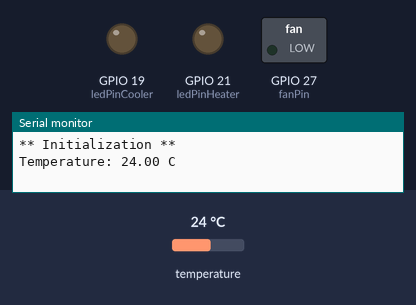
A sketch run on a simulated ESP32. Shown: switched loads named in the sketch (green lamp = pin HIGH), output pins drawn as LEDs (lit = HIGH), the last lines printed to the serial monitor. Inputs (shaded band) come from the test bench; at power-on: temperature 24 °C.

Above: at 3.2 s.
3.3 s: temperature set to 20.6 °C
5.8 s: temperature set to 19.6 °C
At 7.5 s:
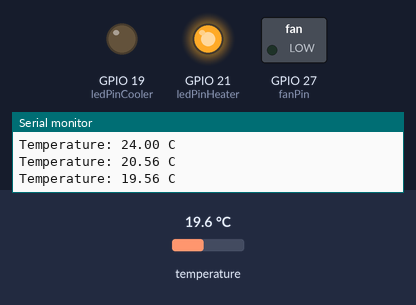
8.3 s: temperature set to 28 °C
At 11.0 s:
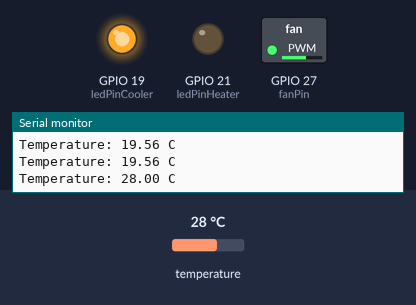
11.3 s: temperature set to 29.4 °C
At 12.5 s:
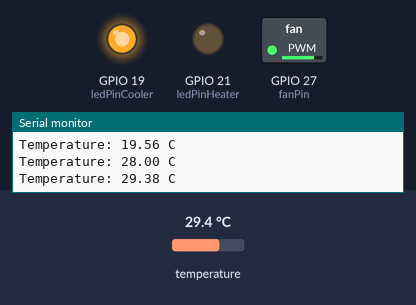
Timing chart, 0 to 14.3 s (numbered marks = the images above; inputs shaded):
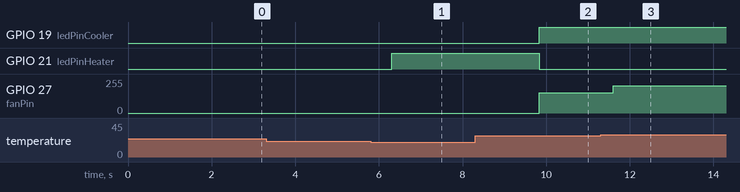

The sketch:

cleanedup.ino
```cpp
// Pin Definitions
const int tempSensorPin = 23;   // Temperature sensor pin
const int ledPinCooler = 19;    // Cooler LED pin (Green)
const int ledPinHeater = 21;    // Heater LED pin (Red)
const int fanPin = 27;          // Fan pin
const int pwmChannel = 0;       // PWM channel for fan control

// Thresholds
float upperThreshold = 25.0;    // Upper temperature threshold for cooling (SH)
float lowerThreshold = 20.0;    // Lower temperature threshold for heating (SB)

// Libraries
#include <OneWire.h>
#include <DallasTemperature.h>

// Objects initialization
OneWire oneWire(tempSensorPin);
DallasTemperature tempSensor(&oneWire);

// Setup function
void setup() {
  Serial.begin(9600);
  Serial.println("** Initialization **");

  // Temperature sensor setup
  tempSensor.begin();
  delay(2000); // Wait for sensor to initialize

  // LED pins setup
  pinMode(ledPinCooler, OUTPUT);
  pinMode(ledPinHeater, OUTPUT);

  // Fan setup
  pinMode(fanPin, OUTPUT);
  ledcAttachPin(fanPin, pwmChannel);
  ledcSetup(pwmChannel, 25000, 8);

  // Initially turn off LEDs and fan
  digitalWrite(ledPinCooler, LOW);
  digitalWrite(ledPinHeater, LOW);
  ledcWrite(pwmChannel, 0); // Turn off fan
}

// Loop function
void loop() {
  // Read temperature
  float temperature;
  tempSensor.requestTemperaturesByIndex(0);
  temperature = tempSensor.getTempCByIndex(0);
  Serial.print("Temperature: ");
  Serial.print(temperature);
  Serial.println(" C");

  // Check if temperature exceeds thresholds
  if (temperature > upperThreshold) {
    // Cooling required
    digitalWrite(ledPinCooler, HIGH);  // Turn on cooler LED
    digitalWrite(ledPinHeater, LOW);   // Turn off heater LED

    // Fan speed adjustment (proportional control)
    int fanSpeed = map(temperature, upperThreshold, 30, 0, 255); // Adjust fan speed based on temperature
    ledcWrite(pwmChannel, fanSpeed); // Set fan speed
  } else if (temperature < lowerThreshold) {
    // Heating required
    digitalWrite(ledPinCooler, LOW);   // Turn off cooler LED
    digitalWrite(ledPinHeater, HIGH);  // Turn on heater LED
    ledcWrite(pwmChannel, 0); // Turn off fan
  } else {
    // Temperature within acceptable range
    digitalWrite(ledPinCooler, LOW);   // Turn off cooler LED
    digitalWrite(ledPinHeater, LOW);   // Turn off heater LED
    ledcWrite(pwmChannel, 0); // Turn off fan
  }

  delay(1000); // Delay for stability
}
```

Measured:
- the behaviour switches between 20 and 19.9 °C on temperature (found by bisection; images 0 and 1)
- the behaviour switches between 28.9 and 29 °C on temperature (found by bisection; images 2 and 3)
- after the input at 5.8 s, GPIO 21 (ledPinHeater): LOW → HIGH after 0.51 s
- after the input at 8.3 s, GPIO 19 (ledPinCooler): LOW → HIGH after 1.5 s; GPIO 21 (ledPinHeater): HIGH → LOW after 1.5 s; GPIO 27 (fanPin): 0/255 → 152/255 after 1.5 s
- after the input at 11.3 s, GPIO 27 (fanPin): 152/255 → 203/255 after 0.30 s
